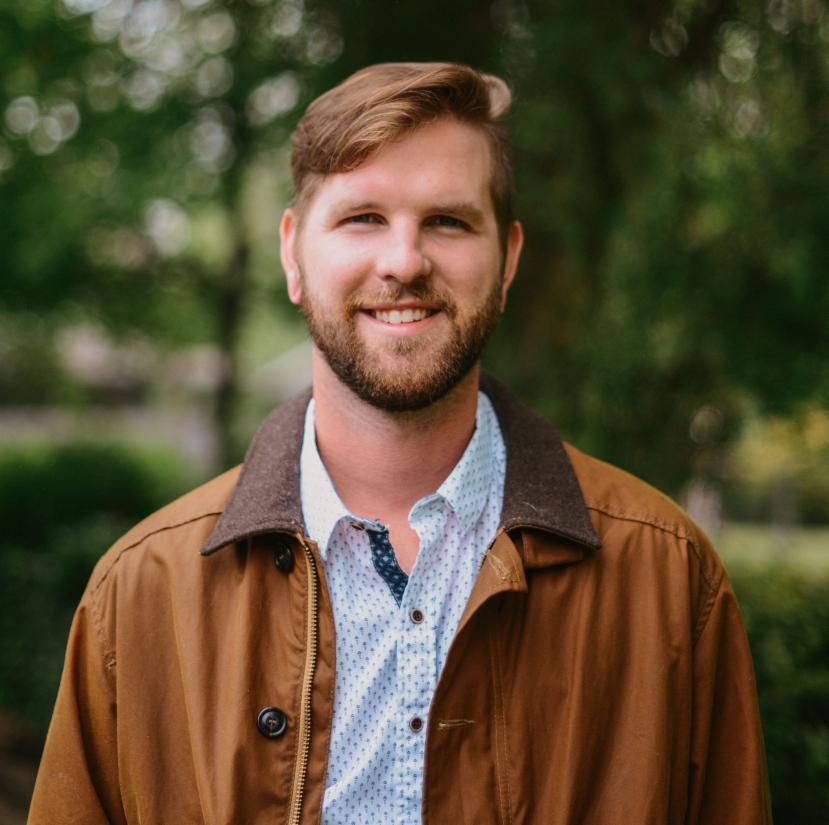
#> input picture assets/img_visible/Headshot.jpg, 4142 x 4123 px, found by its file name (shown at 1/5 size)
$ python image_resizer.py
#> lines starting #> are read from the running program, lines starting #| are printed output that depends on the picture
#> the answer given: 100
#> the answer given: 100
# install pillow and import
# open image using python
# Print current size and specify the size to change
# save the new resized image

from PIL import Image

def resize_image(size1,size2):

#> called with size1 = 100, size2 = 100
    image = Image.open("assets/img_visible/Headshot.jpg")
#> image is the input picture: PIL image 4142x4123 RGB; mean R, G, B 90.7, 78.3, 52.7

    print(f"Current Size: {image.size}")
#| Current Size: (4142, 4123)

    resized_image = image.resize((size1,size2))
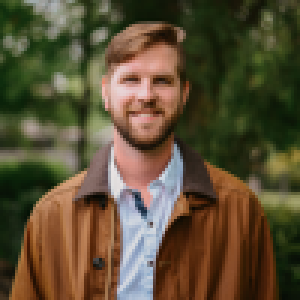
#> resized_image: PIL image 100x100 RGB (shown 3 times larger); mean R, G, B 90.7, 78.3, 52.7

    resized_image.save('headshot-medium-' + str(size1)  + '.jpeg')

size1 = int(input("Enter width: "))
size2 = int(input("Enter height: ")  )

resize_image(size1,size2)
